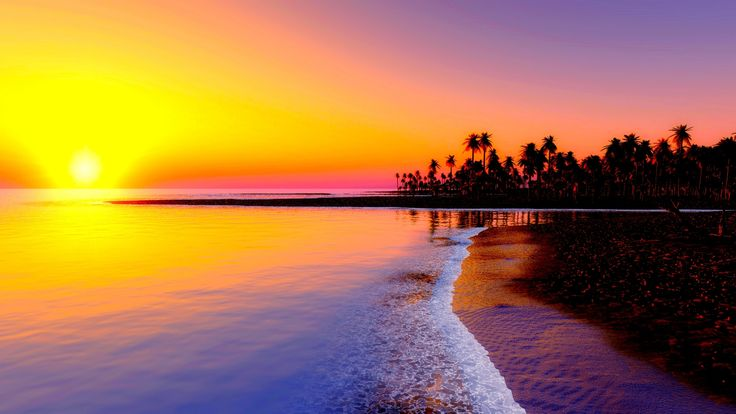
#> input picture Dominant Color Extraction/sunset1.jpg, 736 x 414 px, found by its file name
$ jupyter execute Project_DominantColorExtraction.ipynb
#> lines starting #> are read from the running program, lines starting #| are printed output that depends on the picture
[cell 1]
import matplotlib.pyplot as plt
import cv2
import numpy as np
from sklearn.cluster import KMeans

[cell 2]
img=cv2.imread('/content/sunset1.jpg')
#> img is the input picture: shape (414, 736, 3); mean B, G, R 77.2, 119.7, 167.7

img=cv2.cvtColor(img,cv2.COLOR_BGR2RGB)
print(img.shape)
#| (414, 736, 3)
plt.imshow(img)

[cell 3]
X=img.reshape(-1,3)
print(X.shape)
#| (304704, 3)
k=4
model=KMeans(k)
model.fit(X)

[cell 4]
centroids=model.cluster_centers_
colors=np.array(centroids,dtype='uint8')
print(colors)

plt.imshow(colors)
plt.show()
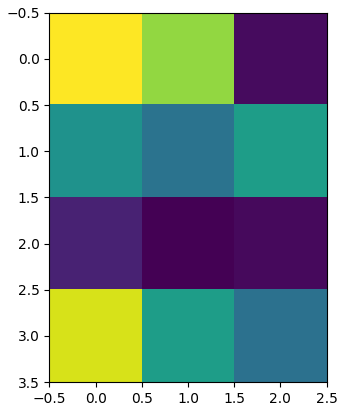
#> figure drawn by matplotlib, 1 panel

[cell 5]
#For Color Patching(selecting a patch/part inside a cluster to see which is it's dominant colour)

i=1
for color in colors:
  plt.subplot(1,k,i)
  i+=1
  mat=np.zeros((10,10,3), dtype='uint8')  #initialising a patch
  mat[:,:,:]=color                        #filling the patch with the obtained colour
  plt.imshow(mat)
  plt.axis("off")

plt.show()
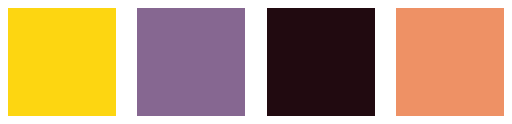
#> figure drawn by matplotlib, 4 panels
